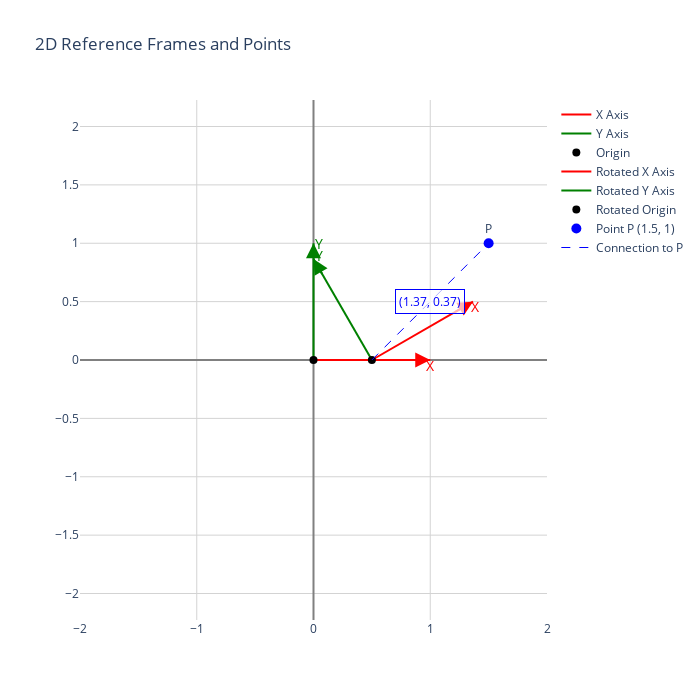

Notebook code cell kept with this figure:
### Code cell
# Example 2: Two frames - one at origin, one translated and rotated, with a point
fig = create_2d_visualization(
    points=[[1.5, 1, "P", "blue", 1]],  # Point showing coords relative to frame 1
    frames=[
        [0, 0, 0, ""],                # Frame at origin
        [0.5, 0, 30, "Rotated "]      # Frame at (0.5, 0) rotated 30 degrees
    ]
)

fig.show()

### Figure 1 — Plotly figure (JSON) as saved in the notebook; plotly's stock layout.template omitted (floating-point values rounded to 4 significant figures)
{"data": [{"line": {"color": "red", "width": 2}, "mode": "lines", "name": "X Axis", "type": "scatter", "x": [0, 1], "y": [0, 0]}, {"line": {"color": "green", "width": 2}, "mode": "lines", "name": "Y Axis", "type": "scatter", "x": [0, 0], "y": [0, 1]}, {"marker": {"color": "black", "size": 8, "symbol": "circle"}, "mode": "markers", "name": "Origin", "type": "scatter", "x": [0], "y": [0]}, {"line": {"color": "red", "width": 2}, "mode": "lines", "name": "Rotated X Axis", "type": "scatter", "x": [0.5, 1.366], "y": [0, 0.5]}, {"line": {"color": "green", "width": 2}, "mode": "lines", "name": "Rotated Y Axis", "type": "scatter", "x": [0.5, 5.551e-17], "y": [0, 0.866]}, {"marker": {"color": "black", "size": 8, "symbol": "circle"}, "mode": "markers", "name": "Rotated Origin", "type": "scatter", "x": [0.5], "y": [0]}, {"marker": {"color": "blue", "size": 10}, "mode": "markers+text", "name": "Point P (1.5, 1)", "text": ["P"], "textposition": "top center", "type": "scatter", "x": [1.5], "y": [1]}, {"line": {"color": "blue", "dash": "dash", "width": 1}, "mode": "lines", "name": "Connection to P", "type": "scatter", "x": [0.5, 1.5], "y": [0, 1]}], "layout": {"annotations": [{"arrowcolor": "red", "arrowhead": 2, "arrowsize": 1.5, "arrowwidth": 2, "ax": 0.8, "axref": "x", "ay": 0, "ayref": "y", "showarrow": true, "x": 1, "xref": "x", "y": 0, "yref": "y"}, {"arrowcolor": "green", "arrowhead": 2, "arrowsize": 1.5, "arrowwidth": 2, "ax": 0, "axref": "x", "ay": 0.8, "ayref": "y", "showarrow": true, "x": 0, "xref": "x", "y": 1, "yref": "y"}, {"font": {"color": "red", "size": 14}, "showarrow": false, "text": "X", "x": 1, "xref": "x", "y": -0.05, "yref": "y"}, {"font": {"color": "green", "size": 14}, "showarrow": false, "text": "Y", "x": 0.05, "xref": "x", "y": 1, "yref": "y"}, {"arrowcolor": "red", "arrowhead": 2, "arrowsize": 1.5, "arrowwidth": 2, "ax": 1.193, "axref": "x", "ay": 0.4, "ayref": "y", "showarrow": true, "x": 1.366, "xref": "x", "y": 0.5, "yref": "y"}, {"arrowcolor": "green", "arrowhead": 2, "arrowsize": 1.5, "arrowwidth": 2, "ax": 0.1, "axref": "x", "ay": 0.6928, "ayref": "y", "showarrow": true, "x": 5.551e-17, "xref": "x", "y": 0.866, "yref": "y"}, {"font": {"color": "red", "size": 14}, "showarrow": false, "text": "X", "x": 1.391, "xref": "x", "y": 0.4567, "yref": "y"}, {"font": {"color": "green", "size": 14}, "showarrow": false, "text": "Y", "x": 0.0433, "xref": "x", "y": 0.891, "yref": "y"}, {"bgcolor": "rgba(255, 255, 255, 0.7)", "bordercolor": "blue", "borderpad": 3, "borderwidth": 1, "font": {"color": "blue", "size": 12}, "showarrow": false, "text": "(1.37, 0.37)", "x": 1, "y": 0.5}], "height": 700, "plot_bgcolor": "white", "title": {"text": "2D Reference Frames and Points"}, "width": 700, "xaxis": {"gridcolor": "lightgray", "gridwidth": 1, "range": [-2, 2], "showgrid": true, "title": {"text": ""}, "zeroline": true, "zerolinecolor": "gray", "zerolinewidth": 2}, "yaxis": {"gridcolor": "lightgray", "gridwidth": 1, "range": [-2, 2], "scaleanchor": "x", "scaleratio": 1, "showgrid": true, "title": {"text": ""}, "zeroline": true, "zerolinecolor": "gray", "zerolinewidth": 2}}}
